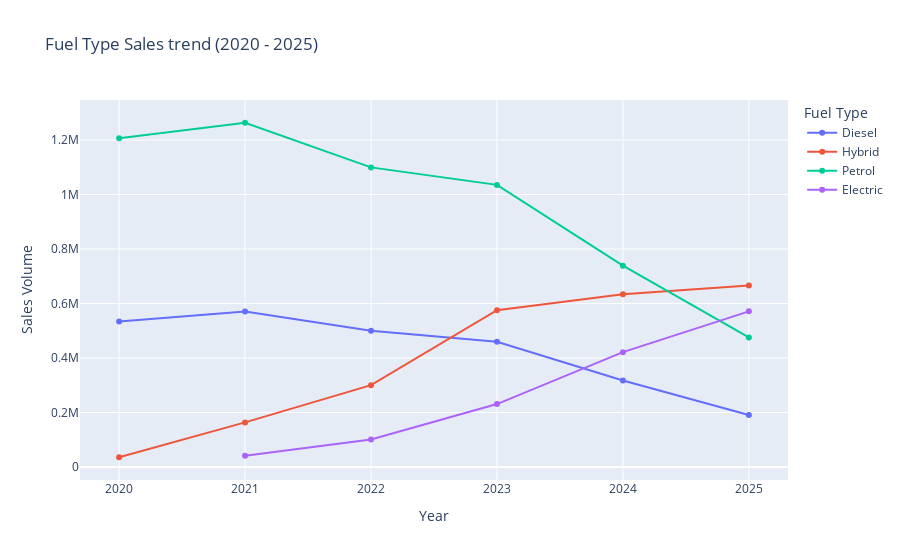

The cell this chart's notebook holds for it:
### Code cell
#Fuel Type Trend
fuel_trend = df.groupby(['Year', 'Fuel Type'])['Sales Volume'].sum().reset_index()

fig = px.line(fuel_trend,
              x = 'Year', 
              y = 'Sales Volume',
              markers = 'o',
              color = 'Fuel Type',
              title= 'Fuel Type Sales trend (2020 - 2025)'
)
fig.show()

### Figure 1 — Plotly figure (JSON) as saved in the notebook; plotly's stock layout.template omitted (floating-point values rounded to 4 significant figures)
{"data": [{"hovertemplate": "Fuel Type=Diesel<br>Year=%{x}<br>Sales Volume=%{y}<extra></extra>", "legendgroup": "Diesel", "line": {"color": "#636efa", "dash": "solid"}, "marker": {"symbol": "circle"}, "mode": "lines+markers", "name": "Diesel", "orientation": "v", "showlegend": true, "type": "scatter", "x": [2020, 2021, 2022, 2023, 2024, 2025], "xaxis": "x", "y": [533435, 570900, 499737, 459327, 317016, 190872], "yaxis": "y"}, {"hovertemplate": "Fuel Type=Hybrid<br>Year=%{x}<br>Sales Volume=%{y}<extra></extra>", "legendgroup": "Hybrid", "line": {"color": "#EF553B", "dash": "solid"}, "marker": {"symbol": "circle"}, "mode": "lines+markers", "name": "Hybrid", "orientation": "v", "showlegend": true, "type": "scatter", "x": [2020, 2021, 2022, 2023, 2024, 2025], "xaxis": "x", "y": [35525, 163435, 300041, 575137, 633771, 666487], "yaxis": "y"}, {"hovertemplate": "Fuel Type=Petrol<br>Year=%{x}<br>Sales Volume=%{y}<extra></extra>", "legendgroup": "Petrol", "line": {"color": "#00cc96", "dash": "solid"}, "marker": {"symbol": "circle"}, "mode": "lines+markers", "name": "Petrol", "orientation": "v", "showlegend": true, "type": "scatter", "x": [2020, 2021, 2022, 2023, 2024, 2025], "xaxis": "x", "y": [1206623, 1263514, 1099681, 1035441, 738739, 475265], "yaxis": "y"}, {"hovertemplate": "Fuel Type=Electric<br>Year=%{x}<br>Sales Volume=%{y}<extra></extra>", "legendgroup": "Electric", "line": {"color": "#ab63fa", "dash": "solid"}, "marker": {"symbol": "circle"}, "mode": "lines+markers", "name": "Electric", "orientation": "v", "showlegend": true, "type": "scatter", "x": [2021, 2022, 2023, 2024, 2025], "xaxis": "x", "y": [41028, 100397, 230816, 421276, 571050], "yaxis": "y"}], "layout": {"legend": {"title": {"text": "Fuel Type"}, "tracegroupgap": 0}, "title": {"text": "Fuel Type Sales trend (2020 - 2025)"}, "xaxis": {"anchor": "y", "domain": [0, 1], "title": {"text": "Year"}}, "yaxis": {"anchor": "x", "domain": [0, 1], "title": {"text": "Sales Volume"}}}}
